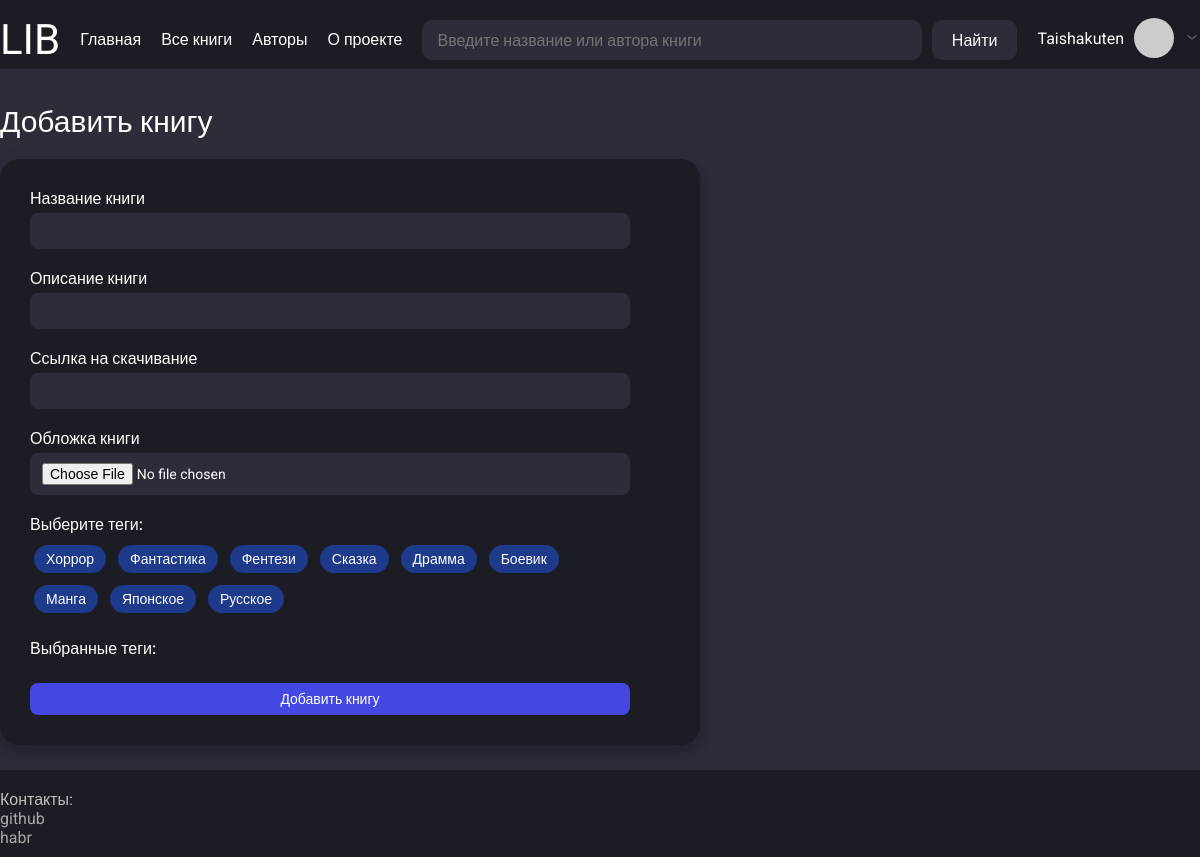
/books/add_book (signed in), run on the app's committed database.
### app/models.py (models this page shows, shortened)
class User(UserMixin, db.Model):
    __tablename__ = "users"
    id = sa.Column(sa.Integer, primary_key=True, autoincrement=True)
    username = sa.Column(sa.String(50), index=True, unique=True, nullable=False)
    email = sa.Column(sa.String(120), index=True, unique=True, nullable=False)
    hashed_password = sa.Column(sa.String(256), nullable=True)
    status = sa.Column(sa.String(25), default="rejected", nullable=True)  # approved, pending
    role = sa.Column(sa.String(15), default="user", nullable=True)  # admin
    reviews = so.relationship("Review", back_populates="user", cascade="all, delete-orphan")
    books = so.relationship("Book", secondary=users_books, back_populates="users")
    def avatar(self, size):
        digest = md5(self.email.lower().encode('utf-8')).hexdigest()
        return f"https://www.gravatar.com/avatar/{digest}?s={size}&d=identicon"

class Tag(db.Model):
    __tablename__ = "tags"
    id = sa.Column(sa.Integer, primary_key=True, autoincrement=True)
    name = sa.Column(sa.String(30), nullable=False, index=True)
    books = so.relationship("Book", secondary=books_tags, back_populates="tags")

### app/routes.py (the view, shortened to what this page needs)
@app.route("/books/add_book", methods=["GET", "POST"])
def add_book():
    form = AddBookForm()
    available_tags = [tag.name for tag in get_all_tags()]
    form.tags.choices = [(tag, tag) for tag in available_tags]
    params = {"title": "Добавить книгу",
              "local_css_file": "book.css",
              "form": form,
              "available_tags": available_tags}
    return render_template("create_book.html", **params)

### app/forms.py
class AddBookForm(FlaskForm):
    title = StringField("Название книги", validators=[DataRequired(), Length(3, 98)])
    description = StringField("Описание книги", validators=[DataRequired(), Length(min=10)])
    link_to_download = StringField("Ссылка на скачивание")
    book_photo = FileField("Обложка книги")
    authors = FieldList(FormField(AuthorForm), min_entries=1) # Минимум 1 поле для автора
    tags = MultiCheckboxField("Теги", choices=[])  # choices зададим в маршруте

class AuthorForm(FlaskForm):
    class Meta:
        csrf = False  # отключаем CSRF для вложенной формы
    name = StringField("Введите ФИО автора (через пробел)")

### app/models.py (called while the page is built)
@login.user_loader
def load_user(id):
    return db.session.get(User, int(id))

### app/services.py (called while the page is built)
def get_all_tags():
    return db.session.query(Tag).all()

### app/templates/create_book.html (shortened to what this page needs)
{% extends "base.html" %}
{% block content %}
<div class="book-detail-section-for-add">
    <form method="POST" enctype="multipart/form-data" class="add-book-form">
        <div class="form-group">
            {{ form.title.label(class="form-label") }}
            {{ form.title(class="form-input") }}
        </div>
        <div class="form-group">
            {{ form.description.label(class="form-label") }}
            {{ form.description(class="form-input") }}
        </div>
        <div class="form-group">
            {{ form.link_to_download.label(class="form-label") }}
            {{ form.link_to_download(class="form-input") }}
        </div>
        <div class="form-group">
            {{ form.book_photo.label(class="form-label") }}
            {{ form.book_photo(class="form-input") }}
        </div>
       <div class="form-group">
            <label class="form-label">Выберите теги:</label>
            <div id="available-tags">
                {% for tag in available_tags %}
                    <span class="tag-option" data-tag="{{ tag }}">{{ tag }}</span>
                {% endfor %}
            </div>
        </div>
        <div class="form-group">
            <label class="form-label">Выбранные теги:</label>
        </div>
        <button type="submit" class="book-card-button">Добавить книгу</button>
    </form>
</div>
{% endblock %}

### app/templates/base.html (shortened to what this page needs)
<!DOCTYPE html>
<html lang="ru">
<head>
    <link href="{{ url_for('static', filename='/css/style.css') }}" rel="stylesheet">
    {% if local_css_file %}
        <link href="{{ url_for('static', filename='/css/' ~ local_css_file) }}" rel="stylesheet">
    {% endif %}
</head>
<body>
    <div class="wrapper">
        <header class="header">
            <div class="container header-container">
                <div class="header-logo-container">
                    <p class="header-logo"><a href="{{ url_for('index') }}" class="header-logo-link">LIB</a></p>
                </div>
                <ul class="header-menu">
                    <li><a href="{{ url_for('index') }}" class="header-logo-link">Главная</a></li>
                    <li><a href="{{ url_for('books_list') }}" class="header-logo-link">Все книги</a></li>
                    <li><a href="{{ url_for('authors_list') }}" class="header-logo-link">Авторы</a></li>
                    <li><a href="{{ url_for('about_project') }}" class="header-logo-link">О проекте</a></li>
                </ul>
                <div class="header-search-container">
                        <input type="search" class="header-search" placeholder="Введите название или автора книги" id="ajax-search" name="search" autocomplete="off">
                        <button class="search-button-submit" id="search-button">Найти</button>
                </div>
                <div class="header-user-container">
                    {% if current_user.is_authenticated %}
                        <p class="header-user-nickname">
                            <a href="{{ url_for('user_account', username=current_user.username) }}" class="user-nickname-link">{{ current_user.username }}</a>
                        </p>
                        <img class="header-user-img" src="{{ current_user.avatar(60) }}" alt="Аватар">
                        <button class="arrow-userinfo-button">
                            <img class="header-arrow-down" src="{{ url_for('static', filename='images/arrow-ios-down.svg') }}" alt="Стрелка вниз">
                        </button>
                    {% else %}
                        <p class="header-user-nickname">
                            <a href="{{ url_for('register') }}" class="user-nickname-link">Зарегистрироваться</a>
                            <a href="{{ url_for('login') }}" class="user-nickname-link">Войти</a>
                        </p>
                    {% endif %}
                </div>
            </div>
        </header>
        <main class="main">
            <div class="container">
                <div class="main-container">
                    <h1 class="main-title">{{ title }}</h1>
                    {% block content %}{% endblock %}
                </div>
            </div>
        </main>
        <footer class="footer">
            <div class="container">
                <div class="footer-container">
                    <div class="footer-contact-container">
                        <p class="contact-title">Контакты:</p>
                        <ul class="contact-list">
                            <li><a href="https://github.com/taishakutenn" class="footer-contact-link">github</a></li>
                            <li><a href="https://habr.com/ru/users/taishakuten" class="footer-contact-link">habr</a></li>
                        </ul>
                    </div>
                </div>
            </div>
        </footer>
    </div>
</body>
</html>

### app/static/css/style.css (style rules this page uses)
html, body { margin: 0; padding: 0; height: 100%; font-family: 'Roboto', sans-serif; background-color: #2D2D3A; color: #FFFFFF; }
.wrapper { min-height: 100%; display: flex; flex-direction: column; }
.container { max-width: 1220px; width: 100%; margin: 0 auto; padding-top: 15px; padding-bottom: 5px; }
.header { background-color: #1C1C24; width: 100%; }
.header-container { display: flex; justify-content: space-between; align-items: flex-start; gap: 20px; flex-wrap: wrap; }
.header-logo { font-size: 42px; margin: 0; }
.header-logo-link { text-decoration: none; color: inherit; }
.header-menu { display: flex; gap: 20px; list-style: none; padding: 0; margin-top: 15px; }
.header-search-container { display: flex; gap: 10px; flex-grow: 1; margin-top: 5px; position: relative; }
.header-search { background-color: #2D2D3A; border: none; border-radius: 10px; padding: 10px 15px; color: white; flex-grow: 1; height: 40px; box-sizing: border-box; }
.search-button-submit { background-color: #2D2D3A; border: none; border-radius: 10px; color: white; padding: 0 20px; height: 40px; cursor: pointer; box-sizing: border-box; }
.header-user-container { position: relative; display: flex; align-items: center; gap: 10px; margin-top: 3px; }
.header-user-nickname { margin: 0; }
.user-nickname-link { text-decoration: none; color: inherit; }
.header-user-img { width: 40px; height: 40px; border-radius: 50%; }
.arrow-userinfo-button { background: none; border: none; cursor: pointer; }
.header-arrow-down { width: 16px; height: 16px; }
.main { flex-grow: 1; padding: 20px 0; }
.main-container { display: flex; flex-direction: column; }
.main-title { font-size: 30px; }
.footer { background-color: #1C1C24; width: 100%; padding: 5px 0; }
.footer-container { display: flex; justify-content: space-between; }
.footer-contact-container { display: flex; flex-direction: column; }
.contact-title { color: #C0C0C0; }
.contact-list { margin-top: a; }
.footer-contact-link { color: #A9A9A9; text-decoration: none; }

### app/static/css/book.css (style rules this page uses)
.book-card-button { background-color: #4447E2; color: white; padding: 8px 14px; border-radius: 8px; text-decoration: none; font-size: 14px; transition: background-color 0.2s; }
.book-detail-section-for-add { margin-top: 20px; max-width: 700px; background-color: #1C1C24; border-radius: 20px; padding: 30px; display: flex; flex-direction: column; gap: 20px; box-shadow: 0 8px 20px rgba(0, 0, 0, 0.3); }
.add-book-form { display: flex; flex-direction: column; gap: 20px; max-width: 600px; }
.form-group { display: flex; flex-direction: column; }
.form-label { font-size: 16px; font-weight: 500; margin-bottom: 5px; color: #ffffff; }
.form-input { padding: 10px 12px; border-radius: 8px; border: none; background-color: #2D2D3A; color: white; font-size: 14px; outline: none; }
.tag-option { display: inline-block; padding: 6px 12px; margin: 6px 4px; border-radius: 20px; background-color: #1e3a8a; color: #ffffff; font-size: 14px; cursor: pointer; transition: background-color 0.2s ease, transform 0.1s ease; border: none; user-select: none; }

### data on the page
User: username "Taishakuten"
Tag: name "Хоррор"
Tag: name "Фантастика"
Tag: name "Фентези"
Tag: name "Сказка"
Tag: name "Драмма"
Tag: name "Боевик"
Tag: name "Манга"
Tag: name "Японское"
Tag: name "Русское"

### other printed values
{{ title }} "Добавить книгу"
